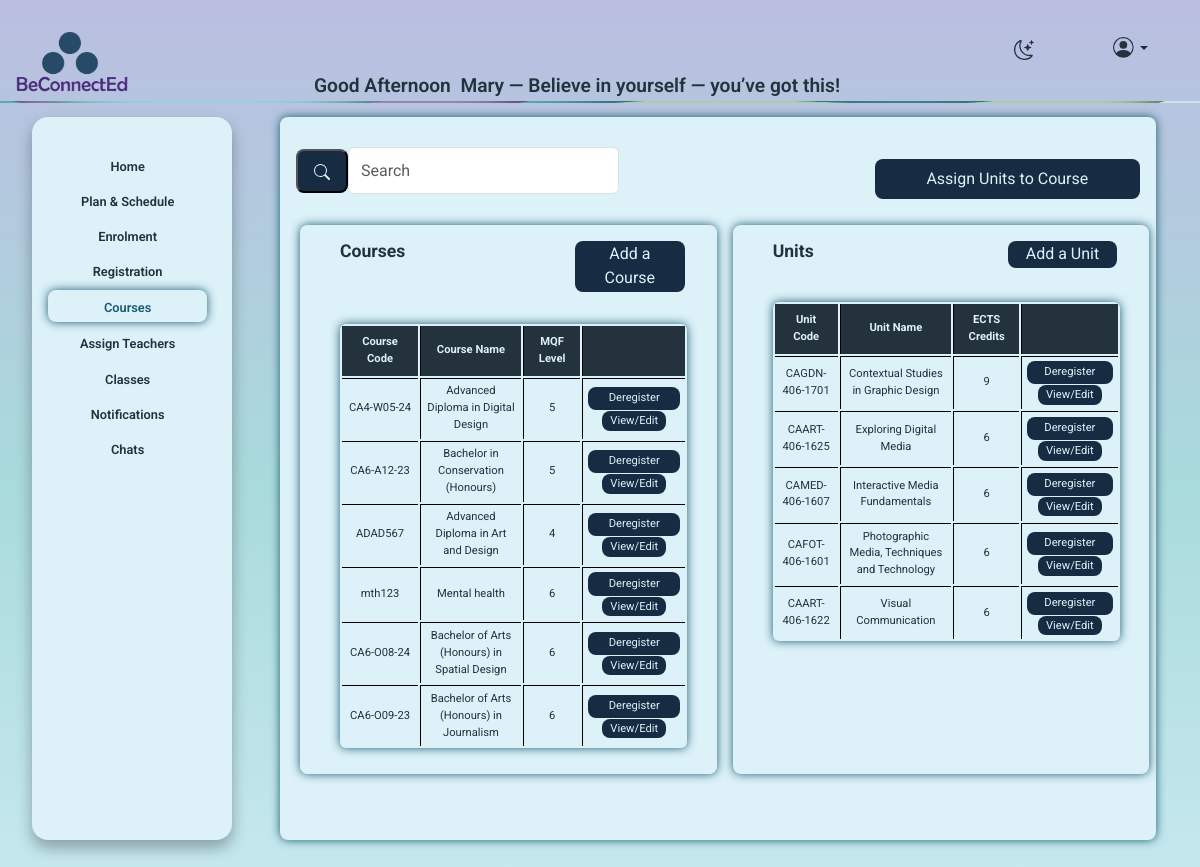
The page /courses_admin.php (signed in) on the database its author committed.
### tables this page shows
CREATE TABLE `course` (
  `course_id` int(11) NOT NULL,
  `course_name` varchar(255) DEFAULT NULL,
  `course_code` varchar(100) DEFAULT NULL,
  `institute_id` int(11) DEFAULT NULL,
  `is_active` tinyint(1) NOT NULL,
  `MQF_Level` int(50) DEFAULT NULL,
  `credits` int(50) NOT NULL,
  `duration` varchar(50) NOT NULL,
  `course_description` text NOT NULL
);

CREATE TABLE `unit` (
  `unit_id` int(11) NOT NULL,
  `unit_name` varchar(255) DEFAULT NULL,
  `unit_code` varchar(100) DEFAULT NULL,
  `course_id` int(11) DEFAULT NULL,
  `ects_credits` int(11) DEFAULT NULL,
  `unit_description` text NOT NULL,
  `is_active` int(11) NOT NULL,
  `unit_duration` varchar(50) NOT NULL
);

### includes/functions.php (called while the page is built, shortened)
<?PHP
function getCourses($conn){
   $sql = "SELECT course.*, institute.institute_name
            FROM course
            Left JOIN institute ON course.institute_id = institute.institute_id";
$stmt = mysqli_stmt_init($conn);
if(!mysqli_stmt_prepare($stmt, $sql)) {
    exit();
}
mysqli_stmt_execute($stmt);
$result = mysqli_stmt_get_result($stmt);
return $result;
}
function getUnits($conn){
   $sql = "SELECT * FROM unit";
$stmt = mysqli_stmt_init($conn);
if(!mysqli_stmt_prepare($stmt, $sql)) {
    exit();
}
mysqli_stmt_execute($stmt);
$result = mysqli_stmt_get_result($stmt);
return $result;
}

### courses_admin.php (the view, shortened to what this page needs)
<?php
include "includes/nav.php";
?>
<div class="container-fluid">
  <div class="row">
      <div class="col-lg-2 col-md-3 p-0">
          <?php include 'includes/menuadmin.php'; ?>
      </div>
<div class="col-1"></div>
  <div class="col-lg-9 col-md-8 col-sm-12">
      <div class="row">
        <div class="col-12">
            <div class="form_bg4 mb-4">
                <div class="row align-items-center">
                    <div class="col-lg-5 col-md-6 col-sm-12">
                        <form class="d-flex">
                            <button class="search_button btn-outline-success my-3" type="submit">
                                <svg xmlns="http://www.w3.org/2000/svg" width="16" height="16"
                                     fill="currentColor" class="bi bi-search" viewBox="0 0 16 16">
                                    <path d="M11.742 10.344a6.5 6.5 0 1 0-1.397 1.398h-.001q.044.06.098.115l3.85 3.85a1 1 0 0 0 1.415-1.414l-3.85-3.85a1 1 0 0 0-.115-.1zM12 6.5a5.5 5.5 0 1 1-11 0 5.5 5.5 0 0 1 11 0"/>
                                </svg>
                            </button>
                            <input class="form-control" type="search" placeholder="Search">
                        </form>
                    </div>
                    <div class="col-lg-4 col-md-4 col-sm-12 text-end ">
                    <button type="button" class="btn button" data-bs-toggle="modal" data-bs-target="#assignUnitsModal">
                    Assign Units to Course
                    </button>
                    </div>
<div class="form_bg2">
    <div class="row align-items-center">
<div class="row">
  <div class="col-lg-8 col-md-8 col-sm-12">
    <h2 class=" form_title2">Courses</h2>
  </div>
  <div class="col-lg-4">
    <a class="button6"  href="add_course.php">Add a Course</a>
  </div>
</div>
<div class="col-lg-11 col-md-11 col-sm-12">
<table class="table_admin"  >
  <tr>
    <th>Course Code</th>
    <th>Course Name</th >
    <th>MQF Level</th >
     <th></th>
  </tr>
  <?php
  $result = getCourses($conn);
  while($row = mysqli_fetch_assoc($result)){
  echo '<tr>';
  echo '<td>' .($row['course_code']) . '</td>';
echo '<td>' . ($row['course_name']) . '</td>';
echo '<td>' . ($row['MQF_Level']) . '</td>';
echo '<td class="text-center">';
echo '
<span  type="button" class="button4" data-bs-toggle="modal" data-bs-target="#confirmModal"
    data-type="course"
    data-id="' . (int)$row['course_id'] . '"
    data-action="' . ($row['is_active'] ? 'deactivate' : 'activate') . '">
    ' . ($row['is_active'] ? 'Deregister' : 'Register') . '
</span>';
echo '<a href="edit_course.php?course_id=' . $row['course_id'] . '" class="button4">View/Edit</a>';
echo '</td>';
echo '</tr>';
}
  ?>
</table>
</div>
        </div>
            </div>
<div class="form_bg2">
  <div class="row align-items-center">
   <div class="row">
  <div class="col-lg-8 .col-md-8 .col-sm-12">
    <h2 class=" form_title2">Units</h2>
  </div>
  <div class="col-lg-4 ">
    <a class="button6"  href="add_unit.php">Add a Unit</a>
  </div>
</div>
<div class="col-lg-11 col-md-11 col-sm-12">
<table class="table_admin"  >
  <tr>
     <th>Unit Code</th>
    <th>Unit Name</th >
    <th>ECTS Credits</th >
     <th></th>
  </tr>
  <?php
  $result = getUnits($conn);
  while($row = mysqli_fetch_assoc($result)){
  echo '<tr>';
echo '<td>' . ($row['unit_code']) . '</td>';
echo '<td>' .($row['unit_name']) . '</td>';
echo '<td>' . ($row['ects_credits']) . '</td>';
echo '<td class="text-center">';
echo '
<span type="button" class="button4" label="Register or Deregister" data-bs-toggle="modal" data-bs-target="#confirmModal"
    data-type="unit"
    data-id="' . (int)$row['unit_id'] . '"
    data-action="' . ($row['is_active'] ? 'deactivate' : 'activate') . '">
    ' . ($row['is_active'] ? 'Deregister' : 'Register') . '
</span>';
echo '<a href="edit_unit.php?unit_id=' . $row['unit_id'] . '" class="button4">View/Edit</a>';
echo '</td>';
echo '</tr>';
}
  ?>
</table>
</div>
        </div>
            </div>
         </div>
      </div>
   </div>
</div>
</div>

### css/style.css (style rules this page uses)
:root { --base-color: linear-gradient(to bottom, #babee0, #a9dadc, #ccebf3); --base-variant: #dcf1f8; --text-color: #23323d; --secondary-text: #1a5b71; --button-color: #172c42; --hover-button: #1a5b71; }
h2 { color: var(--text-color); font-size: 1.1rem; text-decoration: none ; font-weight: 550 ; }
.form_title2 { color: var(--text-color); font-size: 1.1rem; text-decoration: none ; font-weight: 700 ; margin-left: 2rem; text-align: left; }
body { margin-top:2rem; padding: 0; min-height: 92vh; background: var(--base-color); background-attachment: fixed; font-family: Roboto, "Helvetica Neue", Helvetica, sans-serif; width: 100%; overflow: hidden; overflow-x: hidden; }
.form_bg2 { box-shadow: 0 0 10px var(--secondary-text); color: var(--secondary-text); border-radius: .5rem; background-color: var(--base-variant); width: 48%; margin-top: 1rem; margin-left: 1rem; min-height: 57vh; max-height: 57vh; padding: 1rem .5rem; text-align: center; overflow-y: auto; overflow-x: hidden; display: flex; flex-direction: column; justify-content: top; }
.form_bg4 { box-shadow: 0 0 10px var(--secondary-text); color: var(--secondary-text); border-radius: .5rem; background-color: var(--base-variant); width: 100%; margin-top: 1rem; margin-left: -2rem; min-height: 75vh; max-height: 75vh; padding: 1rem; text-align: center; overflow-y: hidden; overflow-x: hidden; display: flex; flex-direction: column; justify-content: top; }
.table_admin { color: var(--text-color); }
td { text-align: center; width: 1rem; }
.form-control { width: 100% !important; margin: .9rem .9rem .9rem 0rem; }
.button { width: 100% !important; text-decoration: none; color: var( --base-variant); border-radius: .5rem; margin-top: 1rem; padding: .5rem 1rem .5rem 1rem; background-color:var(--button-color); }
button.button, a.button { width: 100%; text-decoration: none; color: var(--base-variant); border-radius: .5rem; margin-top: 1rem; padding: .5rem 1rem; background-color: var(--button-color); border: none; display: block; text-align: center; }
.button4 { width: 100% !important; text-decoration: none; color: var( --base-variant); border-radius: .5rem; margin-bottom: .2rem; padding: .2rem .5rem .2rem .5rem; background-color:var(--button-color); }
.button6 { width: 7rem; text-decoration: none; color: var( --base-variant); border-radius: .5rem; padding: .1rem .5rem .1rem .5rem; background-color:var(--button-color); display: flex; text-align: center; display:table-cell; }
.search_button { text-decoration: none; color: var( --base-variant); border-radius: .5rem; margin-top: 1rem; padding: .5rem 1rem .5rem 1rem; background-color:var(--button-color); }
table { border-collapse:separate; border-radius:6px; margin: 2rem; box-shadow: 0 0 10px var(--secondary-text); padding: 0%; width: 95% !important; }
td, th { border-left:solid black 1px; border-top:solid black 1px; }
td { padding: .3rem; font-size: .7rem; }
th { background-color: var(--text-color); padding: .5rem; border-top: none; color: var(--base-variant); font-size: .7rem; }
td:first-child, th:first-child { border-left: none; }

### rows shown on the page
course: course_code "CA4-W05-24", course_name "Advanced Diploma in Digital Design", MQF_Level "5", is_active "Deregister"
course: course_code "CA6-A12-23", course_name "Bachelor in Conservation (Honours)", MQF_Level "5", is_active "Deregister"
course: course_code "ADAD567", course_name "Advanced Diploma in Art and Design", MQF_Level "4", is_active "Deregister"
course: course_code "mth123", course_name "Mental health", MQF_Level "6", is_active "Deregister"
course: course_code "CA6-O08-24", course_name "Bachelor of Arts (Honours) in Spatial Design", MQF_Level "6", is_active "Deregister"
course: course_code "CA6-O09-23", course_name "Bachelor of Arts (Honours) in Journalism", MQF_Level "6", is_active "Deregister"
unit: unit_code "CAGDN-406-1701", unit_name "Contextual Studies in Graphic Design", ects_credits "9", is_active "Deregister"
unit: unit_code "CAART-406-1625", unit_name "Exploring Digital Media", ects_credits "6", is_active "Deregister"
unit: unit_code "CAMED-406-1607", unit_name "Interactive Media Fundamentals", ects_credits "6", is_active "Deregister"
unit: unit_code "CAFOT-406-1601", unit_name "Photographic Media, Techniques and Technology", ects_credits "6", is_active "Deregister"
unit: unit_code "CAART-406-1622", unit_name "Visual Communication", ects_credits "6", is_active "Deregister"

### other values the page prints
$first . ' ' . $last "Mary"
